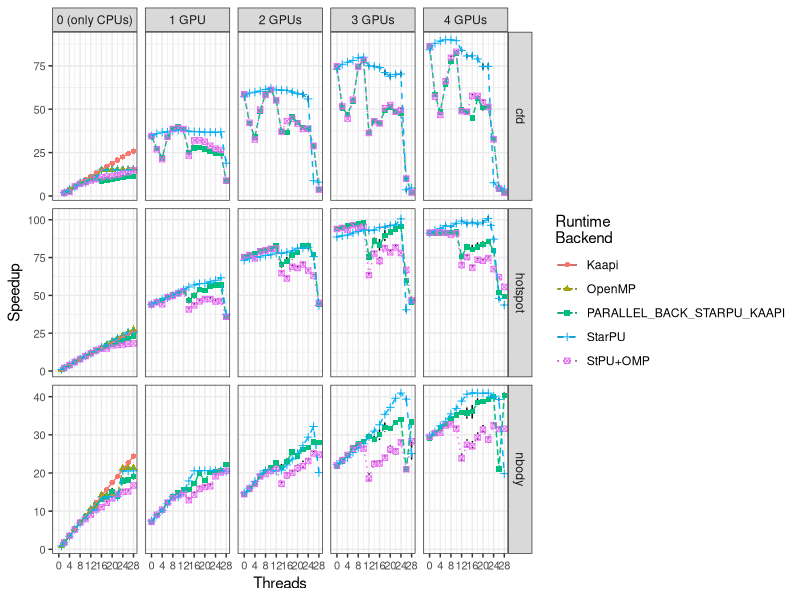

Source code (R):
library(ggplot2)
library(plyr)
entry <- c("BENCH", "backend", "size", "block_size", "thread", "gpus")
dados_all <- read.csv("../dados/idcin-2/data_R.csv", header=TRUE, sep=";")
serial <- dados_all[grep("^SERIAL$",dados_all$backend),]
serial_stat <- ddply(serial, entry, summarise,
                     n=length(time), mean=mean(time), sd=sd(time),
                     se=sd/sqrt(n), ci=se*qt(.95/2 + .5, n-1))

# calculate speedup
dados <- dados_all[grep("SERIAL", dados_all$backend, invert=TRUE),] #eliminate SERIAL
dados <- dados[((dados$BENCH == "hotspot") & (dados$size == 16384) & (dados$block_size == 1024)) | 
					((dados$BENCH == "nbody") & (dados$size == 98304) & (dados$block_size == 2048)) |
					((dados$BENCH == "cfd") & (dados$size == 131072) & (dados$block_size == 4096)),]
dados <- dados[(dados$thread != 25) & (dados$thread != 27),]
dados$speedup <- 1:nrow(dados)
for(i in 1:nrow(dados)){
	name <- dados[i,]$BENCH
	sz <- dados[i,]$size
	tserial <- serial_stat[(serial_stat$BENCH == name) & (serial_stat$size == sz),]$mean
	dados[i,]$speedup <- tserial / dados[i,]$time
}

# rename GPUs label
dados[dados$gpus == 0, "gpus"] <- as.character("0 (only CPUs)")
dados[dados$gpus == 1, "gpus"] <- as.character("1 GPU")
dados[dados$gpus == 2, "gpus"] <- as.character("2 GPUs")
dados[dados$gpus == 3, "gpus"] <- as.character("3 GPUs")
dados[dados$gpus == 4, "gpus"] <- as.character("4 GPUs")
# rename backends
dados$backend <- ifelse(dados$backend == "PARALLEL_BACK_KAAPI", "Kaapi", as.character(dados$backend))
dados$backend <- ifelse(dados$backend == "PARALLEL_BACK_STARPU", "StarPU", as.character(dados$backend))
dados$backend <- ifelse(dados$backend == "PARALLEL_BACK_OPENMP", "OpenMP", as.character(dados$backend))
dados$backend <- ifelse(dados$backend == "PARALLEL_BACK_STARPU_OPENMP", "StPU+OMP", as.character(dados$backend))

dados_stat <- ddply(dados, entry, summarise, 
                     n=length(speedup), mean=mean(speedup), sd=sd(speedup), se=sd/sqrt(n),
                     ci=se*qt(.95/2 + .5, n-1))

# The errorbars overlapped, so use position_dodge to move them horizontally
pd <- position_dodge(0.1) # move them .05 to the left and right

ggplot(dados_stat, aes(x=thread, y=mean, color=factor(backend), shape=factor(backend), linetype=factor(backend)))+
    geom_errorbar(aes(ymin=mean-ci, ymax=mean+ci), color="black", width=.1, position=pd) +
    geom_point() +
    geom_line() +
    theme_bw() +
    scale_colour_discrete(name="Runtime\nBackend") +
    scale_shape_discrete(name="Runtime\nBackend") +
    scale_linetype_discrete(name="Runtime\nBackend") +
    theme(axis.text.x = element_text(size=8), axis.text.y= element_text(size=8)) + 
    xlab("Threads") +
    ylab("Speedup") + 
    scale_x_continuous(limits=c(-1,28), breaks=seq(0,28,4)) +
    #scale_y_continuous(limits=c(0,110), breaks=seq(0,100,10)) +
    facet_grid(BENCH ~ gpus, scales = "free_y")